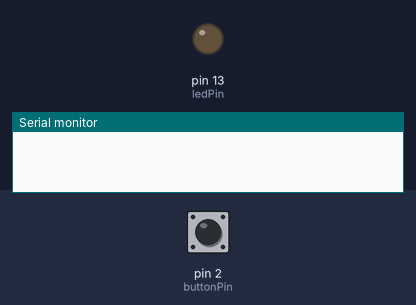
Bench run of a sketch on a simulated Arduino Uno, built with avr-gcc and run on an emulated ATmega328P. Shown: output pins drawn as LEDs (lit = HIGH), the last lines printed to the serial monitor. Inputs (shaded band) come from the test bench; at power-on: pin 2 (buttonPin) HIGH.

Above: at 1.2 s.
1.3 s: pin 2 (buttonPin) pulled LOW for 0.15 s
At 2.4 s:
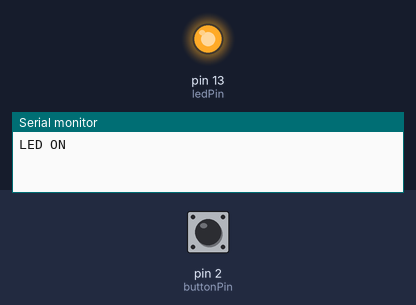
2.9 s: pin 2 (buttonPin) pulled LOW for 1 s
At 3.7 s:
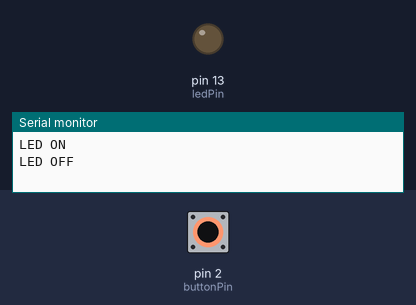
5.4 s: pin 2 (buttonPin) pulled LOW for 3.2 s
At 6.8 s:
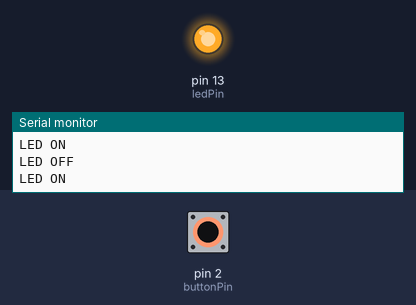
Timing chart, 0 to 8.4 s (numbered marks = the images above; inputs shaded):
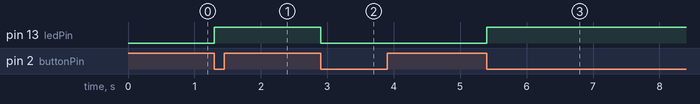

Measured:
- after the input at 1.3 s, pin 13 (ledPin): LOW → HIGH at once
- after the input at 2.9 s, pin 13 (ledPin): HIGH → LOW at once
- after the input at 5.4 s, pin 13 (ledPin): LOW → HIGH at once

The sketch:

sketch_dec23c_Button_LED_2.ino
```cpp
const int buttonPin = 2;
const int ledPin = 13;

int buttonState = 0;
int lastButtonState = 0;
int ledState = LOW;

void setup() {
  pinMode(ledPin, OUTPUT);
  pinMode(buttonPin, INPUT_PULLUP);
  Serial.begin(9600);
}

void loop() {
  buttonState = digitalRead(buttonPin);

  // Check if button state changed from HIGH to LOW (pressed)
  if (buttonState == LOW && lastButtonState == HIGH) {
    ledState = !ledState;  // Toggle LED state
    digitalWrite(ledPin, ledState);
    Serial.println(ledState ? "LED ON" : "LED OFF");
    delay(50);  // Debounce delay
  }

  lastButtonState = buttonState;
}
```
